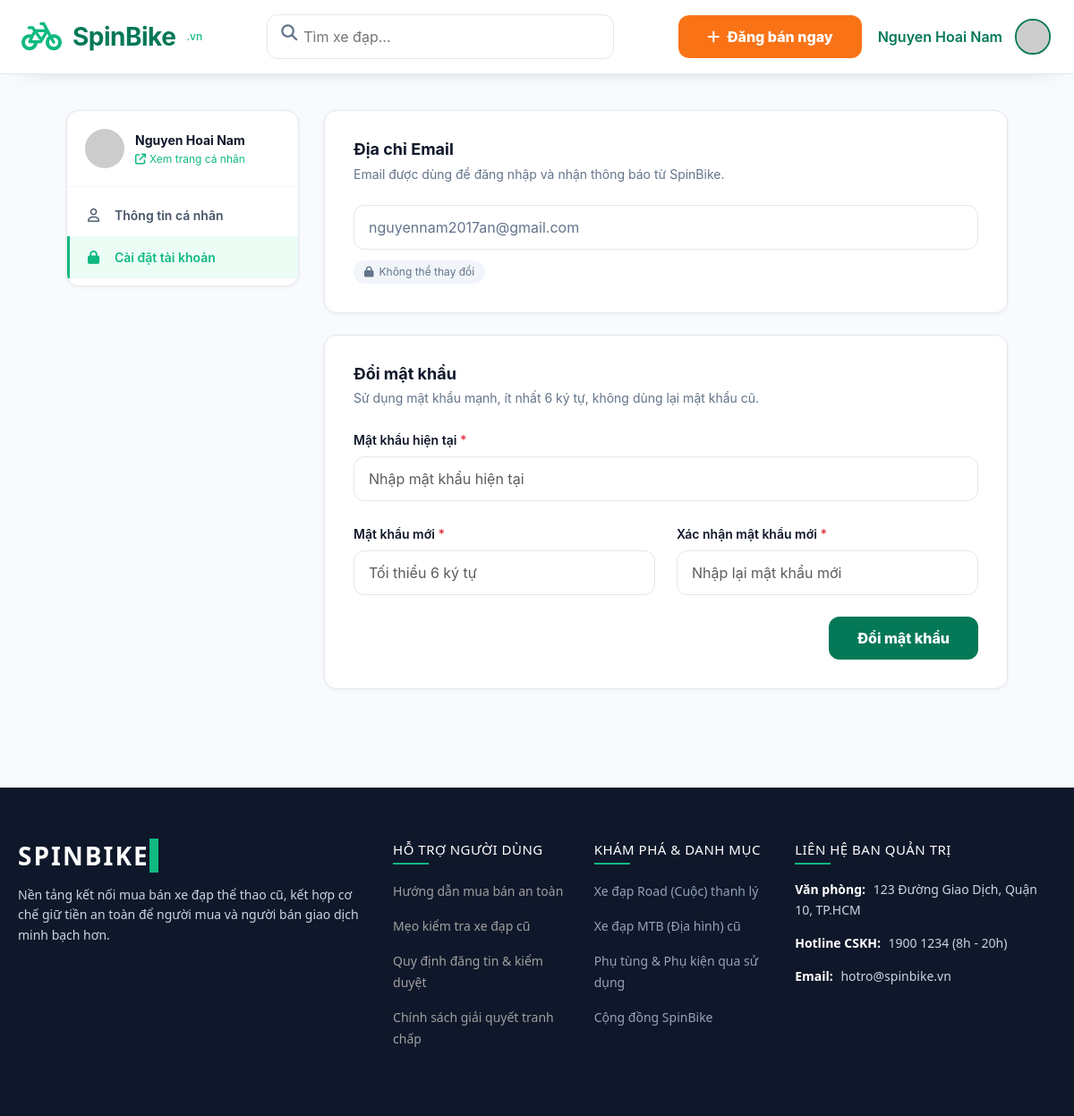
/user/settings/account (signed in), run on an earlier commit of the app's database.
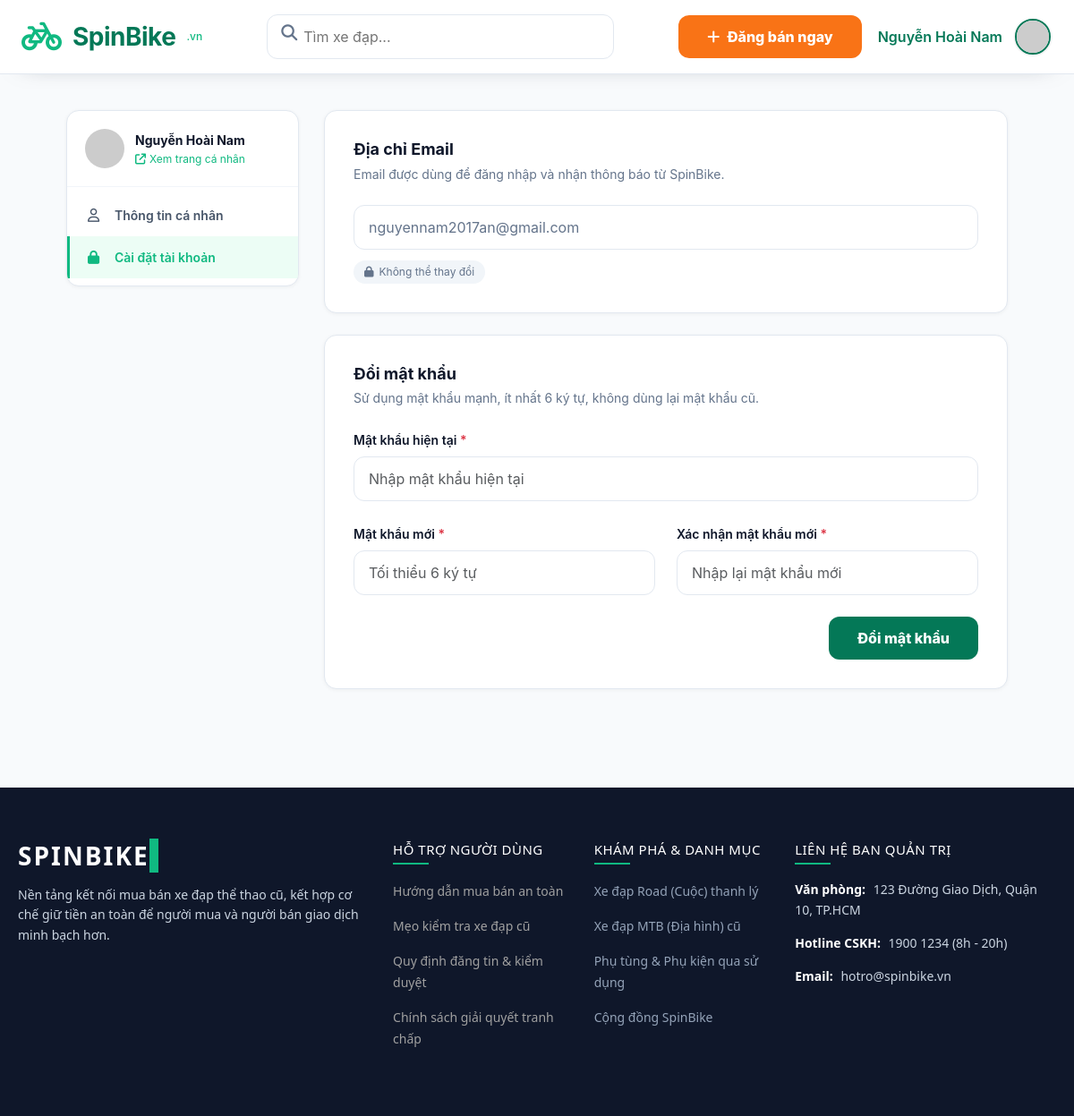
And on a later commit of the database.
### tables this page shows
CREATE TABLE `users` (
  `id` int(11) NOT NULL,
  `name` varchar(255) NOT NULL,
  `email` varchar(255) NOT NULL,
  `password` varchar(255) NOT NULL,
  `phone` varchar(20) DEFAULT NULL,
  `address` varchar(255) DEFAULT NULL,
  `avatar` varchar(500) DEFAULT NULL,
  `role` enum('user','admin') NOT NULL DEFAULT 'user',
  `balance` decimal(15,2) NOT NULL DEFAULT 0.00,
  `created_at` timestamp NOT NULL DEFAULT current_timestamp(),
  `reset_token` varchar(255) DEFAULT NULL,
  `reset_token_expire` datetime DEFAULT NULL
);

### index.php (called while the page is built, shortened)
<?php
require_once __DIR__ . '/config/config.php';
$requestUri = parse_url($_SERVER['REQUEST_URI'] ?? '/', PHP_URL_PATH) ?: '/';
$basePath = app_base_path();
$relativePath = $requestUri;
if ($basePath !== '' && str_starts_with($requestUri, $basePath)) {
    $relativePath = substr($requestUri, strlen($basePath));
}
$route = trim((string) $relativePath, '/');
$routeName = find_route_name_by_path($route);
$targetFile = $routeName !== null ? route_target($routeName) : null;
require $targetFile;

### config/config.php (called while the page is built, shortened)
<?php
if (!function_exists('app_origin')) {
    function app_origin(): string {
        static $origin = null;
        if ($origin !== null) {
            return $origin;
        }
        if (PHP_SAPI !== 'cli') {
            $https = $_SERVER['HTTPS'] ?? '';
            $isHttps = !empty($https) && strtolower((string) $https) !== 'off';
            $scheme = $isHttps ? 'https' : 'http';
            $host = trim((string) ($_SERVER['HTTP_HOST'] ?? ''));
            if ($host !== '') {
                $origin = $scheme . '://' . $host;
                return $origin;
            }
        }
        $origin = 'http://localhost';
        return $origin;
    }
}
if (!function_exists('detect_app_base_path')) {
    function detect_app_base_path(): string {
        $configuredBasePath = trim((string) (getenv('APP_BASE_PATH') ?: ''), '/');
        $scriptName = trim((string) ($_SERVER['SCRIPT_NAME'] ?? ''), '/');
        $segments = explode('/', $scriptName);
        if (end($segments) === 'index.php') {
            array_pop($segments);
        }
        return trim(implode('/', $segments), '/');
    }
}
if (!function_exists('route_definitions')) {
    function route_definitions(): array {
        static $routes = null;
        if ($routes !== null) {
            return $routes;
        }
        return $routes;
    }
}
if (!function_exists('app_base_path')) {
    function app_base_path(): string {
        static $basePath = null;
        if ($basePath !== null) {
            return $basePath;
        }
        $detectedBasePath = detect_app_base_path();
        $basePath = $detectedBasePath !== '' ? '/' . $detectedBasePath : '';
        return $basePath;
    }
}
if (!function_exists('app_path')) {
    function app_path(string $path = ''): string {
        $cleanPath = ltrim($path, '/');
        $basePath = app_base_path();
        return $cleanPath !== '' ? $basePath . '/' . $cleanPath : $basePath;
    }
}
if (!function_exists('route_path')) {
    function route_path(string $name): string {
        $routes = route_definitions();
        return $routes[$name]['path'];
    }
}
if (!function_exists('route_target')) {
    function route_target(string $name): string {
        $routes = route_definitions();
        return $routes[$name]['target'];
    }
}
if (!function_exists('find_route_name_by_path')) {
    function find_route_name_by_path(string $path = ''): ?string {
        $normalizedPath = trim($path, '/');
        foreach (route_definitions() as $name => $route) {
            $candidatePaths = array_merge(
                [$route['path']],
                isset($route['aliases']) && is_array($route['aliases']) ? $route['aliases'] : []
            );
            foreach ($candidatePaths as $candidatePath) {
                if (trim((string) $candidatePath, '/') === $normalizedPath) {
                    return $name;
                }
            }
        }
        return null;
    }
}
if (!function_exists('route_url')) {
    function route_url(string $name, $query = []): string {
        $path = route_path($name);
        $url = app_origin() . app_path($path);
        return $url;
    }
}
if (!function_exists('current_route_name')) {
    function current_route_name(): ?string {
        $requestUri = parse_url($_SERVER['REQUEST_URI'] ?? '/', PHP_URL_PATH) ?: '/';
        $basePath = app_base_path();
        $relativePath = $requestUri;
        if ($basePath !== '' && str_starts_with($requestUri, $basePath)) {
            $relativePath = substr($requestUri, strlen($basePath));
        }
        $routeName = find_route_name_by_path($relativePath);
        return $routeName;
    }
}
?>

### app/views/user/settings/account.php (the view, shortened to what the rows shown need)
<?php
require_once __DIR__ . '/../../../../config/config.php';
$database = new Database();
$db = $database->getConnectionOrNull();
$user_id = (int) $_SESSION['user_id'];
$user = null;
if ($db) {
    try {
        $stmt = $db->prepare("SELECT name, email, avatar FROM users WHERE id = ?");
        $stmt->execute([$user_id]);
        $user = $stmt->fetch(PDO::FETCH_ASSOC);
    } catch (Throwable $e) {
    }
}
$displayName   = htmlspecialchars($user['name'] ?? $_SESSION['user_name'] ?? 'Người dùng');
$profileEmail = htmlspecialchars($user['email'] ?? '');
include __DIR__ . '/../../layouts/header.php';
?>
<div class="settings-shell">
    <div class="container settings-container">
        <div class="settings-layout">
            <?php include __DIR__ . '/_sidebar.php'; ?>
            <main class="settings-main">
                <div class="settings-card mb-4">
                    <h2 class="settings-card-title">Địa chỉ Email</h2>
                    <div class="settings-email-row">
                        <input type="email" class="form-control profile-field-input profile-field-readonly"
                            value="<?php echo $profileEmail; ?>" readonly>
                        <span class="settings-email-badge"><i class="fa-solid fa-lock"></i> Không thể thay đổi</span>
                    </div>
                </div>
                <div class="settings-card">
                    <h2 class="settings-card-title">Đổi mật khẩu</h2>
                </div>
            </main>
        </div>
    </div>
</div>
<?php include __DIR__ . '/../../layouts/footer.php'; ?>

### app/views/user/settings/_sidebar.php (shortened to what the rows shown need)
<div class="settings-sidebar">
    <div class="settings-sidebar-profile">
        <div>
            <p class="settings-sidebar-name"><?php echo htmlspecialchars($displayName ?? ''); ?></p>
            <a href="<?php echo route_url('profile'); ?>" class="settings-sidebar-view-link">
                <i class="fa-solid fa-arrow-up-right-from-square"></i> Xem trang cá nhân
            </a>
        </div>
    </div>
</div>

What changed in the data, as far as the page shows it:
changed users "nguyennam2017an@gmail.com": name "Nguyen Hoai Nam" → "Nguyễn Hoài Nam"
Also different on the page:
$displayUserName: "Nguyen Hoai Nam" → "Nguyễn Hoài Nam"
